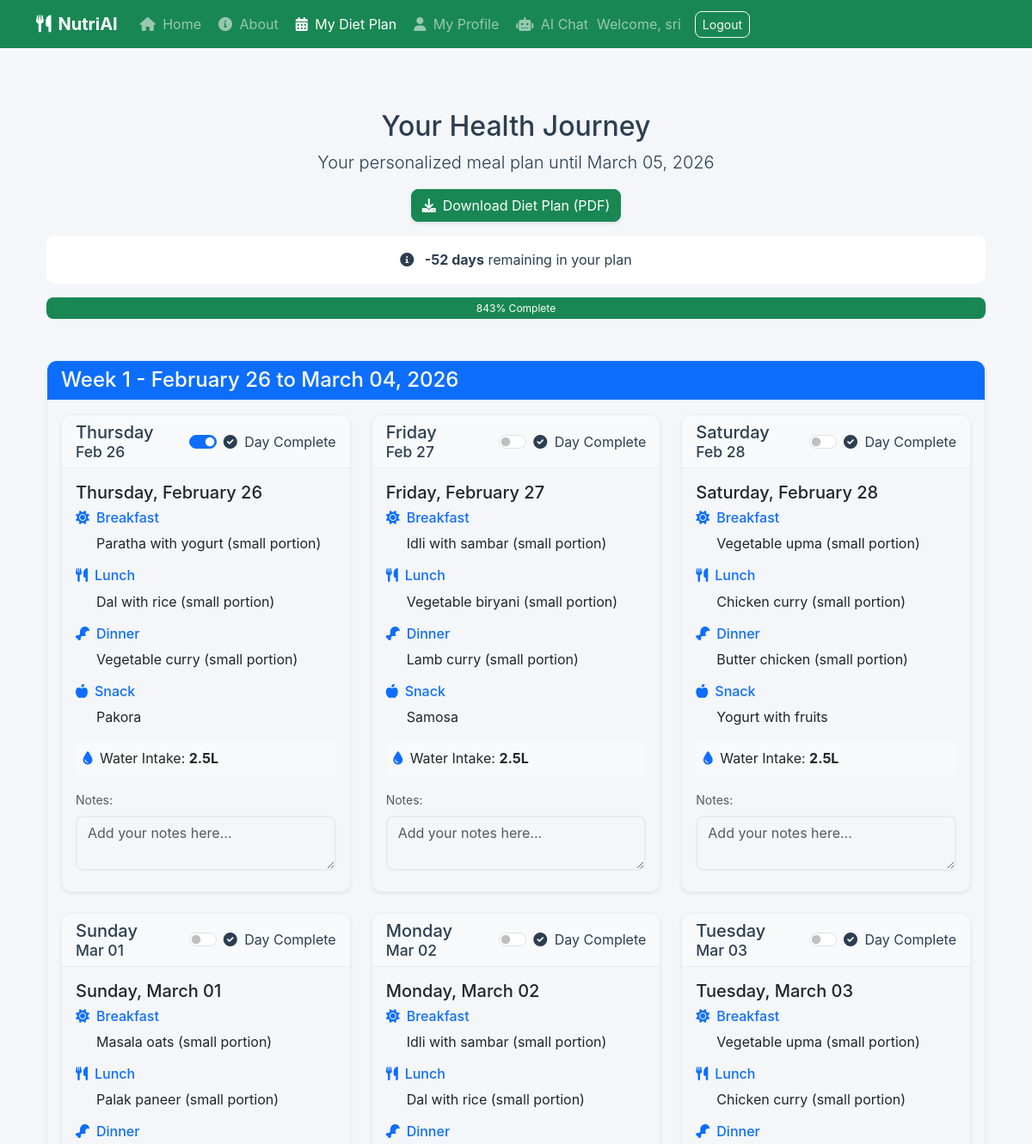
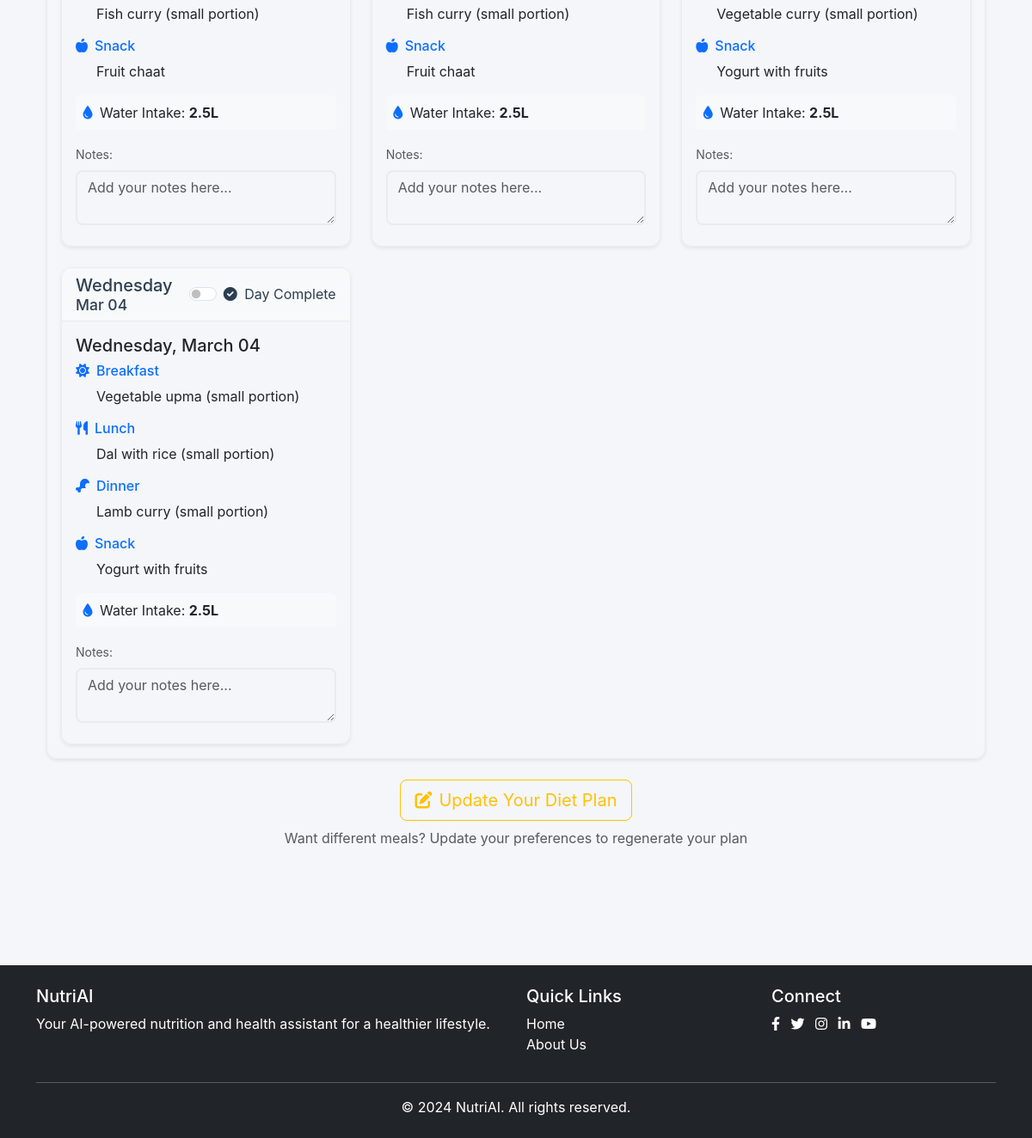
Screenshot of /health-calendar/2 (signed in) with the database file from the repository (2 pictures, top to bottom).
### app.py (models this page shows)
class User(UserMixin, db.Model):
    id = db.Column(db.Integer, primary_key=True)
    username = db.Column(db.String(80), unique=True, nullable=False)
    email = db.Column(db.String(120), unique=True, nullable=False)
    password = db.Column(db.String(200), nullable=False)
    is_admin = db.Column(db.Boolean, default=False)
    dietary_restrictions = db.Column(db.Text, nullable=True)
    health_conditions = db.Column(db.Text, nullable=True)
    profile_image = db.Column(db.String(200), default='images/profile-placeholder.png')
    health_assessments = db.relationship('HealthAssessment', backref='user', lazy=True)
    chats = db.relationship('Chat', backref='user', lazy=True)

class DailyMealPlan(db.Model):
    id = db.Column(db.Integer, primary_key=True)
    assessment_id = db.Column(db.Integer, db.ForeignKey('health_assessment.id'), nullable=False)
    date = db.Column(db.Date, nullable=False)
    meals = db.Column(db.JSON)
    completed = db.Column(db.Boolean, default=False)
    notes = db.Column(db.Text)

### app.py (the view, shortened to what this page needs)
@app.route("/health-calendar/<int:assessment_id>")
@login_required
def health_calendar(assessment_id):
    assessment = HealthAssessment.query.get_or_404(assessment_id)
    if assessment.user_id != current_user.id:
        abort(403)
    target_date = assessment.date + timedelta(weeks=1)
    days_remaining = (target_date.date() - datetime.utcnow().date()).days
    daily_plans = DailyMealPlan.query.filter_by(
        assessment_id=assessment_id
    ).order_by(DailyMealPlan.date).limit(7).all()
    weekly_plans = {}
    for plan in daily_plans:
        week_number = (plan.date - assessment.date.date()).days // 7 + 1
        if week_number not in weekly_plans:
            weekly_plans[week_number] = []
        weekly_plans[week_number].append(plan)
    return render_template(
        'health_calendar.html',
        assessment=assessment,
        weekly_plans=weekly_plans,
        target_date=target_date.date(),
        days_remaining=days_remaining,
        today=datetime.utcnow().date(),
        progress_percent=round((7 - days_remaining) / 7 * 100) if days_remaining <= 7 else 100
    )

### app.py (called while the page is built)
@login_manager.user_loader
def load_user(user_id):
    return User.query.get(int(user_id))

@app.context_processor
def inject_now():
    return {'now': datetime.utcnow()}

### templates/health_calendar.html (shortened to what this page needs)
{% extends "base.html" %}
{% block content %}
<div class="container py-5">
    <div class="row mb-4">
        <div class="col-12 text-center">
            <h2>Your Health Journey</h2>
            <p class="lead">Your personalized meal plan until {{ target_date.strftime('%B %d, %Y') }}</p>
            <div class="mb-3">
                <a href="{{ url_for('download_diet_plan', assessment_id=assessment.id) }}" class="btn btn-success"
                    download>
                    <i class="fas fa-download me-2"></i>Download Diet Plan (PDF)
                </a>
            </div>
            <div class="alert alert-info">
                <i class="fas fa-info-circle me-2"></i>
                <strong>{{ days_remaining }} days</strong> remaining in your plan
            </div>
            <div class="progress mb-4" style="height: 25px;">
                <div class="progress-bar bg-success progress-bar-striped progress-bar-animated" role="progressbar"
                    style="width: {{ progress_percent }}%;" aria-valuenow="{{ progress_percent }}" aria-valuemin="0"
                    aria-valuemax="100">
                    {{ progress_percent }}% Complete
                </div>
            </div>
        </div>
    </div>
    {% for week_num, week_plans in weekly_plans.items() %}
    <div class="card mb-4 shadow-sm">
        <div class="card-header bg-primary text-white">
            <h4 class="mb-0">Week {{ week_num }} - {{ week_plans[0].date.strftime('%B %d') }} to {{
                week_plans[-1].date.strftime('%B %d, %Y') }}</h4>
        </div>
        <div class="card-body">
            <div class="row g-4">
                {% for plan in week_plans %}
                <div class="col-12 col-md-6 col-lg-4">
                    <div class="card h-100 shadow-sm {% if plan.date == today %}border-success border-2{% endif %}">
                        <div
                            class="card-header {% if plan.date == today %}bg-success text-white{% else %}bg-light{% endif %}">
                            <div class="d-flex justify-content-between align-items-center">
                                <h5 class="mb-0">
                                    {{ plan.date.strftime('%A') }}
                                    <small class="d-block">{{ plan.date.strftime('%b %d') }}</small>
                                </h5>
                                <div class="form-check form-switch mb-0">
                                    <input class="form-check-input plan-completed" type="checkbox"
                                        data-plan-id="{{ plan.id }}" id="completed-{{ plan.id }}" {% if plan.completed
                                        %}checked{% endif %}>
                                    <label class="form-check-label" for="completed-{{ plan.id }}">
                                        <i class="fas fa-check-circle me-1"></i> Day Complete
                                    </label>
                                </div>
                            </div>
                        </div>
                        <div class="card-body">
                            <h5 class="card-title">{{ plan.date.strftime('%A, %B %d') }}</h5>
                            <div class="mb-3">
                                <h6 class="text-primary"><i class="fas fa-sun me-2"></i>Breakfast</h6>
                                <p class="ms-4">{{ plan.meals.breakfast }}</p>
                                <h6 class="text-primary mt-3"><i class="fas fa-utensils me-2"></i>Lunch</h6>
                                <p class="ms-4">{{ plan.meals.lunch }}</p>
                                <h6 class="text-primary mt-3"><i class="fas fa-drumstick-bite me-2"></i>Dinner</h6>
                                <p class="ms-4">{{ plan.meals.dinner }}</p>
                                <h6 class="text-primary mt-3"><i class="fas fa-apple-alt me-2"></i>Snack</h6>
                                <p class="ms-4">{{ plan.meals.snack }}</p>
                                <div class="mt-3 p-2 bg-light rounded d-flex align-items-center">
                                    <i class="fas fa-tint text-primary me-2"></i>
                                    <span>Water Intake: <strong>{{ plan.meals.water_intake }}</strong></span>
                                </div>
                            </div>
                            <div class="mb-2">
                                <label for="notes-{{ plan.id }}" class="form-label small text-muted">Notes:</label>
                                <textarea class="form-control notes-textarea" id="notes-{{ plan.id }}"
                                    data-plan-id="{{ plan.id }}" rows="2"
                                    placeholder="Add your notes here...">{{ plan.notes or '' }}</textarea>
                            </div>
                        </div>
                    </div>
                </div>
                {% endfor %}
            </div>
        </div>
    </div>
    {% endfor %}
    <div class="row mt-4">
        <div class="col-12 text-center">
            <a href="{{ url_for('health_assessment') }}" class="btn btn-outline-warning btn-lg">
                <i class="fas fa-edit me-2"></i>Update Your Diet Plan
            </a>
            <p class="text-muted mt-2">Want different meals? Update your preferences to regenerate your plan</p>
        </div>
    </div>
</div>
<div class="position-fixed bottom-0 end-0 p-3" style="z-index: 11;">
</div>
{% endblock %}

### templates/base.html (shortened to what this page needs)
<!DOCTYPE html>
<html lang="en">
<head>
    <link href="https://cdn.jsdelivr.net/npm/bootstrap@5.3.0/dist/css/bootstrap.min.css" rel="stylesheet">
    <link rel="stylesheet" href="https://cdnjs.cloudflare.com/ajax/libs/font-awesome/6.0.0/css/all.min.css">
</head>
<body>
    <nav class="navbar navbar-expand-lg navbar-dark bg-success sticky-top">
        <div class="container">
            <div class="d-flex justify-content-between align-items-center">
                <a class="navbar-brand fw-bold" href="{{ url_for('home') }}">
                    <i class="fas fa-utensils me-2"></i>NutriAI
                </a>
                <div class="collapse navbar-collapse" id="navbarNav">
                    <ul class="navbar-nav">
                        <li class="nav-item">
                            <a class="nav-link {% if request.endpoint == 'home' %}active{% endif %}"
                                href="{{ url_for('home') }}">
                                <i class="fas fa-home me-1"></i> Home
                            </a>
                        </li>
                        <li class="nav-item">
                            <a class="nav-link {% if request.endpoint == 'about' %}active{% endif %}"
                                href="{{ url_for('about') }}">
                                <i class="fas fa-info-circle me-1"></i> About
                            </a>
                        </li>
                        {% if current_user.is_authenticated %}
                        <li class="nav-item">
                            {% set latest_assessment = current_user.health_assessments|sort(attribute='date',
                            reverse=true)|first %}
                            {% set has_active_assessment = latest_assessment and (now - latest_assessment.date).days <=
                                56 %} <a
                                class="nav-link {% if request.endpoint in ['health_assessment', 'health_calendar'] %}active{% endif %}"
                                href="{{ url_for('health_calendar', assessment_id=latest_assessment.id) if has_active_assessment else url_for('health_assessment') }}">
                                <i class="fas fa-calendar-alt me-1"></i>
                                {{ 'My Diet Plan' if has_active_assessment else 'Health Assessment' }}
                                </a>
                        </li>
                        <li class="nav-item">
                            <a class="nav-link {% if request.endpoint == 'profile' %}active{% endif %}"
                                href="{{ url_for('profile') }}">
                                <i class="fas fa-user me-1"></i> My Profile
                            </a>
                        </li>
                        <li class="nav-item">
                            <a class="nav-link {% if request.endpoint == 'ai_chat' %}active{% endif %}"
                                href="{{ url_for('ai_chat') }}">
                                <i class="fas fa-robot me-1"></i> AI Chat
                            </a>
                        </li>
                        {% endif %}
                    </ul>
                </div>
                <div class="d-flex align-items-center">
                    {% if current_user.is_authenticated %}
                    <span class="navbar-text me-3">Welcome, {{ current_user.username }}</span>
                    <a href="{{ url_for('logout') }}" class="btn btn-outline-light btn-sm">Logout</a>
                    {% else %}
                    <a href="{{ url_for('login') }}" class="btn btn-outline-light btn-sm me-2">Login</a>
                    <a href="{{ url_for('register') }}" class="btn btn-light btn-sm">Register</a>
                    {% endif %}
                </div>
            </div>
        </div>
    </nav>
    <main class="py-4">
        <div class="container">
            {% block content %}{% endblock %}
        </div>
    </main>
    <footer class="bg-dark text-white py-4 mt-5">
        <div class="container">
            <div class="row">
                <div class="col-md-6">
                    <h5>NutriAI</h5>
                    <p>Your AI-powered nutrition and health assistant for a healthier lifestyle.</p>
                </div>
                <div class="col-md-3">
                    <h5>Quick Links</h5>
                    <ul class="list-unstyled">
                        <li><a href="/" class="text-white text-decoration-none">Home</a></li>
                        <li><a href="/about" class="text-white text-decoration-none">About Us</a></li>
                    </ul>
                </div>
                <div class="col-md-3">
                    <h5>Connect</h5>
                    <div class="social-links">
                        <a href="https://www.facebook.com" target="_blank" class="text-white me-2 text-decoration-none"
                            title="Follow us on Facebook">
                            <i class="fab fa-facebook-f"></i>
                        </a>
                        <a href="https://www.twitter.com" target="_blank" class="text-white me-2 text-decoration-none"
                            title="Follow us on Twitter">
                            <i class="fab fa-twitter"></i>
                        </a>
                        <a href="https://www.instagram.com" target="_blank" class="text-white me-2 text-decoration-none"
                            title="Follow us on Instagram">
                            <i class="fab fa-instagram"></i>
                        </a>
                        <a href="https://www.linkedin.com" target="_blank" class="text-white me-2 text-decoration-none"
                            title="Connect on LinkedIn">
                            <i class="fab fa-linkedin-in"></i>
                        </a>
                        <a href="https://www.youtube.com" target="_blank" class="text-white text-decoration-none"
                            title="Subscribe on YouTube">
                            <i class="fab fa-youtube"></i>
                        </a>
                    </div>
                </div>
            </div>
            <hr class="mt-3">
            <div class="text-center">
                <p class="mb-0">&copy; 2024 NutriAI. All rights reserved.</p>
            </div>
        </div>
    </footer>
</body>
</html>

### templates/base.html (style rules this page uses)
:root { --bg-primary: #f4f6f9; --bg-secondary: #ffffff; --text-primary: #2c3e50; --text-secondary: #495057; --text-muted: #6c757d; --border-color: #e9ecef; --card-shadow: rgba(0, 0, 0, 0.08); --accent-color: #28a745; }
body { background-color: var(--bg-primary); color: var(--text-primary); transition: background-color 0.3s ease, color 0.3s ease; font-family: -apple-system, BlinkMacSystemFont, 'Segoe UI', Roboto, 'Helvetica Neue', Arial, sans-serif; }
.card { background-color: var(--card-bg); border: 1px solid var(--border-color); border-radius: 12px; box-shadow: var(--shadow-md); transition: all 0.3s cubic-bezier(0.4, 0, 0.2, 1); overflow: hidden; }
.card-header { background-color: var(--bg-secondary); border-bottom: 1px solid var(--border-color); color: var(--text-primary); }
.form-control, .form-select { background-color: var(--bg-primary); color: var(--text-primary); border-color: var(--border-color); }
.btn-primary, .btn-success { transition: all 0.3s cubic-bezier(0.4, 0, 0.2, 1); position: relative; overflow: hidden; box-shadow: 0 2px 4px rgba(0, 0, 0, 0.1); }
.navbar { transition: all 0.3s ease; }
.alert { background-color: var(--bg-secondary); border-color: var(--border-color); color: var(--text-primary); }
.progress { background-color: var(--bg-tertiary); border-radius: 8px; height: 8px; overflow: hidden; }
.progress-bar { background: linear-gradient(90deg, var(--accent-color) 0%, var(--success-color) 100%); transition: width 0.6s cubic-bezier(0.4, 0, 0.2, 1); }
* { transition: all 0.3s ease; }
.btn { transition: all 0.3s ease; border-radius: 8px; }
.navbar-brand { transition: all 0.3s ease; }
.nav-link { transition: all 0.3s ease; border-radius: 6px; margin: 0 2px; }
.form-control, .form-select { border-radius: 8px; border: 2px solid var(--border-color); transition: all 0.3s ease; }
.alert { border-radius: 10px; border: none; animation: slideIn 0.3s ease-out; }

### rows the page displays
User: username "sri"
DailyMealPlan: date "February 26", date "Thursday", date "Feb 26", completed "☑", date "Thursday, February 26", meals.breakfast "Paratha with yogurt (small portion)", meals.lunch "Dal with rice (small portion)", meals.dinner "Vegetable curry (small portion)", meals.snack "Pakora", meals.water_intake "2.5L", id "Add your notes here..."
DailyMealPlan: date "March 04, 2026", date "Wednesday", date "Mar 04", date "Wednesday, March 04", meals.breakfast "Vegetable upma (small portion)", meals.lunch "Dal with rice (small portion)", meals.dinner "Lamb curry (small portion)", meals.snack "Yogurt with fruits", meals.water_intake "2.5L", id "Add your notes here..."
DailyMealPlan: date "Friday", date "Feb 27", date "Friday, February 27", meals.breakfast "Idli with sambar (small portion)", meals.lunch "Vegetable biryani (small portion)", meals.dinner "Lamb curry (small portion)", meals.snack "Samosa", meals.water_intake "2.5L", id "Add your notes here..."
DailyMealPlan: date "Saturday", date "Feb 28", date "Saturday, February 28", meals.breakfast "Vegetable upma (small portion)", meals.lunch "Chicken curry (small portion)", meals.dinner "Butter chicken (small portion)", meals.snack "Yogurt with fruits", meals.water_intake "2.5L", id "Add your notes here..."
DailyMealPlan: date "Sunday", date "Mar 01", date "Sunday, March 01", meals.breakfast "Masala oats (small portion)", meals.lunch "Palak paneer (small portion)", meals.dinner "Fish curry (small portion)", meals.snack "Fruit chaat", meals.water_intake "2.5L", id "Add your notes here..."
DailyMealPlan: date "Monday", date "Mar 02", date "Monday, March 02", meals.breakfast "Idli with sambar (small portion)", meals.lunch "Dal with rice (small portion)", meals.dinner "Fish curry (small portion)", meals.snack "Fruit chaat", meals.water_intake "2.5L", id "Add your notes here..."
DailyMealPlan: date "Tuesday", date "Mar 03", date "Tuesday, March 03", meals.breakfast "Vegetable upma (small portion)", meals.lunch "Chicken curry (small portion)", meals.dinner "Vegetable curry (small portion)", meals.snack "Yogurt with fruits", meals.water_intake "2.5L", id "Add your notes here..."

### other values shown
{{ 'My Diet Plan' if has_active_assessment else 'Health Assessment' }} "My Diet Plan"
{{ target_date.strftime('%B %d, %Y') }} "March 05, 2026"
{{ week_num }} "1"
